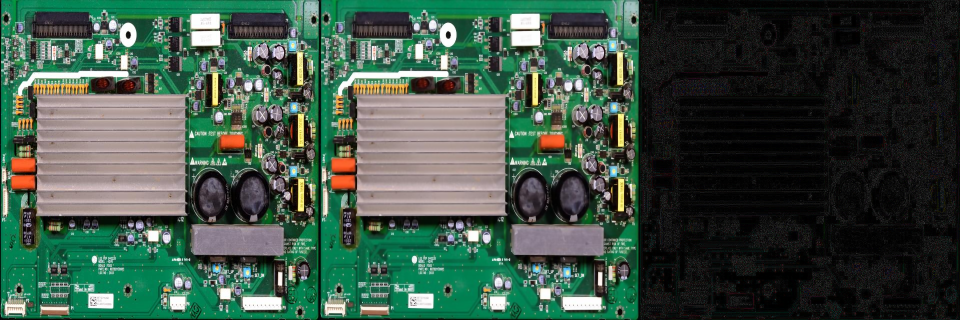
#> input picture presentation_assets/bilateral_filter_sample_comparison.png, 1920 x 640 px (shown at 1/2 size)
$ python -i audit_external_pcb_data.py   (imports and definitions only)
#> lines starting #> are read from the running program, lines starting #| are printed output that depends on the picture
#!/usr/bin/env python3
"""Read-only overlap audit before using external PCB images for training or evaluation."""
import argparse
import hashlib
import json
from pathlib import Path
import sys

from PIL import Image, ImageOps

ROOT = Path(__file__).resolve().parents[1]
if str(ROOT) not in sys.path:
    sys.path.insert(0, str(ROOT))
from tools.controlled_experiments import EXTENSIONS, board_id, read_dataset, split_signature


# [6 lines left out: function sha256, not called in this run]


def dhash(image):
    small = image.convert("L").resize((9, 8), Image.Resampling.LANCZOS)
    pixels = list(small.getdata())
    value = 0
    for y in range(8):
        for x in range(8):
            value = (value << 1) | int(pixels[y * 9 + x] > pixels[y * 9 + x + 1])
    return value


def signatures(path):
    with Image.open(path) as source:
#> source is the input picture: PIL image 1920x640 RGB; mean R, G, B 61, 81.5, 68.7
        image = ImageOps.exif_transpose(source).convert("RGB")
        pixel_sha = hashlib.sha256(str(image.size).encode() + image.tobytes()).hexdigest()
        versions = []
        for angle in (0, 90, 180, 270):
            rotated = image.rotate(angle, expand=True)
            versions.extend([dhash(rotated), dhash(ImageOps.mirror(rotated))])
#> this loop made 4 passes
#> pass 2, in signatures, `rotated = image.rotate(angle, expand=True)`:
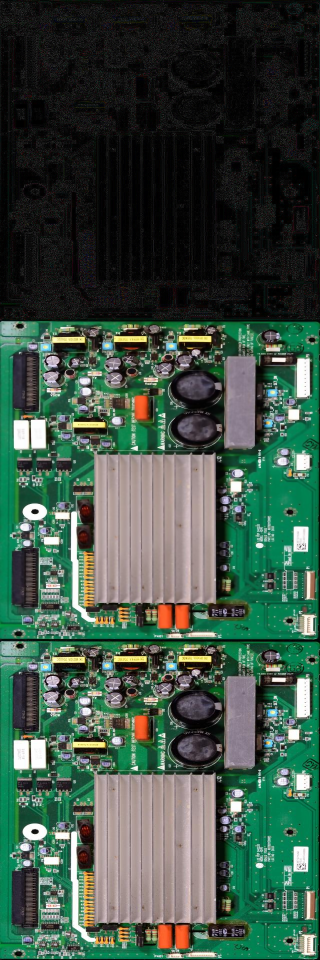
#> rotated: PIL image 640x1920 RGB (shown at 1/2 size); mean R, G, B 61, 81.5, 68.7
#> pass 3, in signatures, `rotated = image.rotate(angle, expand=True)`:
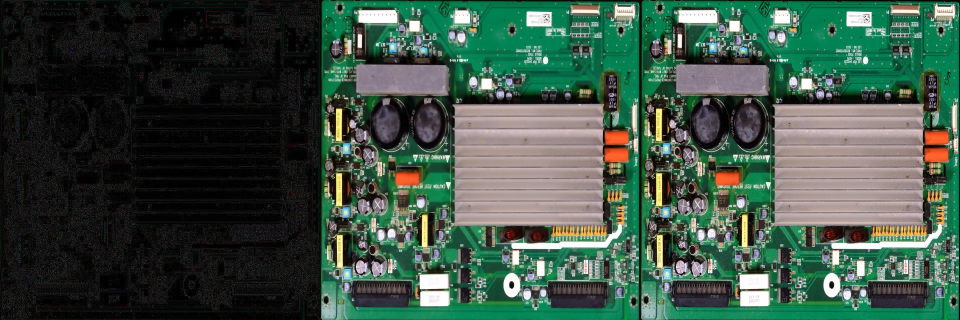
#> rotated: PIL image 1920x640 RGB (shown at 1/2 size); mean R, G, B 61, 81.5, 68.7
#> after the loop:
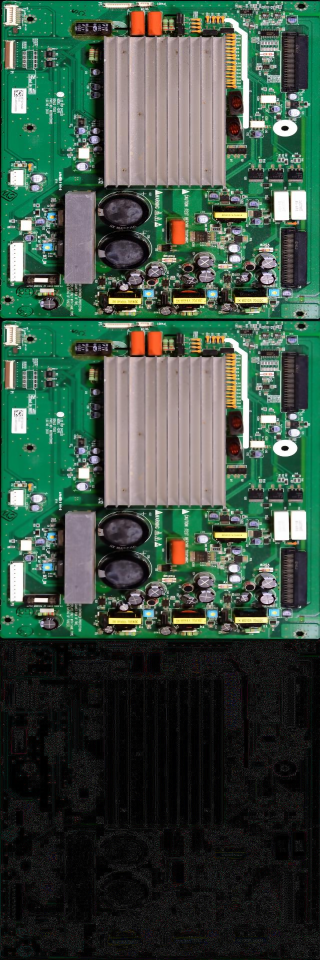
#> rotated: PIL image 640x1920 RGB (shown at 1/2 size); mean R, G, B 61, 81.5, 68.7
#> after the loop, versions = [7989067219320336110, 9909190823471057288, 4350893508609481732, 4859843485746054879, 9838550461417030793, 17180756345177955950, 16124826032273453379, 332202133627232572]
        return {"width": image.width, "height": image.height, "pixel_sha256": pixel_sha,
                "dhash_rotations_and_mirrors": sorted(set(versions))}


# [69 lines left out: functions audit, main, not called in this run]


# [2 lines not run here, left out]

>>> result = signatures('../presentation_assets/bilateral_filter_sample_comparison.png')
#> result = 4 items
